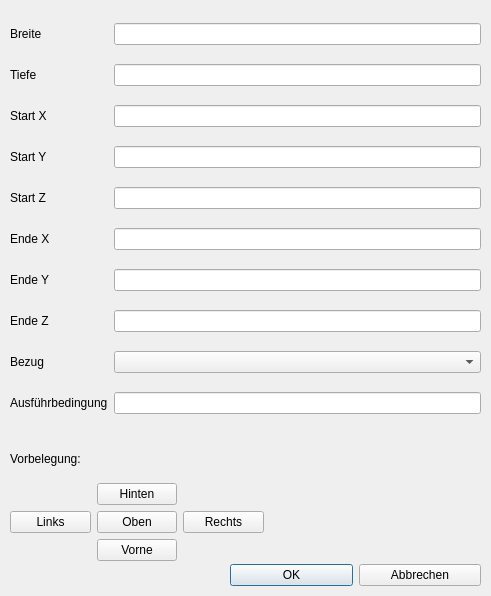
<?xml version="1.0" encoding="UTF-8"?>
<ui version="4.0">
 <class>Dialog_bearb_nut</class>
 <widget class="QDialog" name="Dialog_bearb_nut">
  <property name="geometry">
   <rect>
    <x>0</x>
    <y>0</y>
    <width>491</width>
    <height>596</height>
   </rect>
  </property>
  <property name="windowTitle">
   <string>Dialog</string>
  </property>
  <widget class="QWidget" name="layoutWidget">
   <property name="geometry">
    <rect>
     <x>10</x>
     <y>10</y>
     <width>471</width>
     <height>421</height>
    </rect>
   </property>
   <layout class="QGridLayout" name="gridLayout">
    <item row="3" column="1">
     <widget class="QLineEdit" name="lineEdit_ys"/>
    </item>
    <item row="1" column="1">
     <widget class="QLineEdit" name="lineEdit_ti"/>
    </item>
    <item row="3" column="0">
     <widget class="QLabel" name="label_5">
      <property name="text">
       <string>Start Y</string>
      </property>
     </widget>
    </item>
    <item row="0" column="0">
     <widget class="QLabel" name="label_2">
      <property name="text">
       <string>Breite</string>
      </property>
     </widget>
    </item>
    <item row="6" column="0">
     <widget class="QLabel" name="label_7">
      <property name="text">
       <string>Ende Y</string>
      </property>
     </widget>
    </item>
    <item row="2" column="1">
     <widget class="QLineEdit" name="lineEdit_xs"/>
    </item>
    <item row="6" column="1">
     <widget class="QLineEdit" name="lineEdit_ye"/>
    </item>
    <item row="9" column="1">
     <widget class="QLineEdit" name="lineEdit_afb"/>
    </item>
    <item row="0" column="1">
     <widget class="QLineEdit" name="lineEdit_b"/>
    </item>
    <item row="5" column="0">
     <widget class="QLabel" name="label_6">
      <property name="text">
       <string>Ende X</string>
      </property>
     </widget>
    </item>
    <item row="4" column="0">
     <widget class="QLabel" name="label">
      <property name="text">
       <string>Start Z</string>
      </property>
     </widget>
    </item>
    <item row="2" column="0">
     <widget class="QLabel" name="label_4">
      <property name="text">
       <string>Start X</string>
      </property>
     </widget>
    </item>
    <item row="5" column="1">
     <widget class="QLineEdit" name="lineEdit_xe"/>
    </item>
    <item row="8" column="1">
     <widget class="QComboBox" name="comboBox_bezug"/>
    </item>
    <item row="9" column="0">
     <widget class="QLabel" name="label_12">
      <property name="text">
       <string>Ausführbedingung</string>
      </property>
     </widget>
    </item>
    <item row="8" column="0">
     <widget class="QLabel" name="label_11">
      <property name="text">
       <string>Bezug</string>
      </property>
     </widget>
    </item>
    <item row="1" column="0">
     <widget class="QLabel" name="label_3">
      <property name="text">
       <string>Tiefe</string>
      </property>
     </widget>
    </item>
    <item row="7" column="0">
     <widget class="QLabel" name="label_8">
      <property name="text">
       <string>Ende Z</string>
      </property>
     </widget>
    </item>
    <item row="4" column="1">
     <widget class="QLineEdit" name="lineEdit_zs"/>
    </item>
    <item row="7" column="1">
     <widget class="QLineEdit" name="lineEdit_ze"/>
    </item>
   </layout>
  </widget>
  <widget class="QWidget" name="layoutWidget_2">
   <property name="geometry">
    <rect>
     <x>230</x>
     <y>560</y>
     <width>251</width>
     <height>31</height>
    </rect>
   </property>
   <layout class="QHBoxLayout" name="horizontalLayout">
    <item>
     <widget class="QPushButton" name="btn_ok">
      <property name="text">
       <string>OK</string>
      </property>
      <property name="default">
       <bool>true</bool>
      </property>
     </widget>
    </item>
    <item>
     <widget class="QPushButton" name="btn_abbrechen">
      <property name="text">
       <string>Abbrechen</string>
      </property>
      <property name="autoDefault">
       <bool>false</bool>
      </property>
     </widget>
    </item>
   </layout>
  </widget>
  <widget class="QWidget" name="layoutWidget">
   <property name="geometry">
    <rect>
     <x>10</x>
     <y>440</y>
     <width>254</width>
     <height>121</height>
    </rect>
   </property>
   <layout class="QGridLayout" name="gridLayout_2">
    <item row="3" column="2">
     <widget class="QPushButton" name="pushButton_vo">
      <property name="text">
       <string>Vorne</string>
      </property>
     </widget>
    </item>
    <item row="1" column="2">
     <widget class="QPushButton" name="pushButton_hi">
      <property name="text">
       <string>Hinten</string>
      </property>
     </widget>
    </item>
    <item row="2" column="1">
     <widget class="QPushButton" name="pushButton_li">
      <property name="text">
       <string>Links</string>
      </property>
     </widget>
    </item>
    <item row="2" column="3">
     <widget class="QPushButton" name="pushButton_re">
      <property name="text">
       <string>Rechts</string>
      </property>
     </widget>
    </item>
    <item row="2" column="2">
     <widget class="QPushButton" name="pushButton_ob">
      <property name="text">
       <string>Oben</string>
      </property>
     </widget>
    </item>
    <item row="0" column="1" colspan="3">
     <widget class="QLabel" name="label_9">
      <property name="text">
       <string>Vorbelegung:</string>
      </property>
     </widget>
    </item>
   </layout>
  </widget>
 </widget>
 <tabstops>
  <tabstop>lineEdit_b</tabstop>
  <tabstop>lineEdit_ti</tabstop>
  <tabstop>lineEdit_xs</tabstop>
  <tabstop>lineEdit_ys</tabstop>
  <tabstop>lineEdit_zs</tabstop>
  <tabstop>lineEdit_xe</tabstop>
  <tabstop>lineEdit_ye</tabstop>
  <tabstop>lineEdit_ze</tabstop>
  <tabstop>comboBox_bezug</tabstop>
  <tabstop>lineEdit_afb</tabstop>
  <tabstop>btn_ok</tabstop>
  <tabstop>btn_abbrechen</tabstop>
 </tabstops>
 <resources/>
 <connections/>
</ui>
